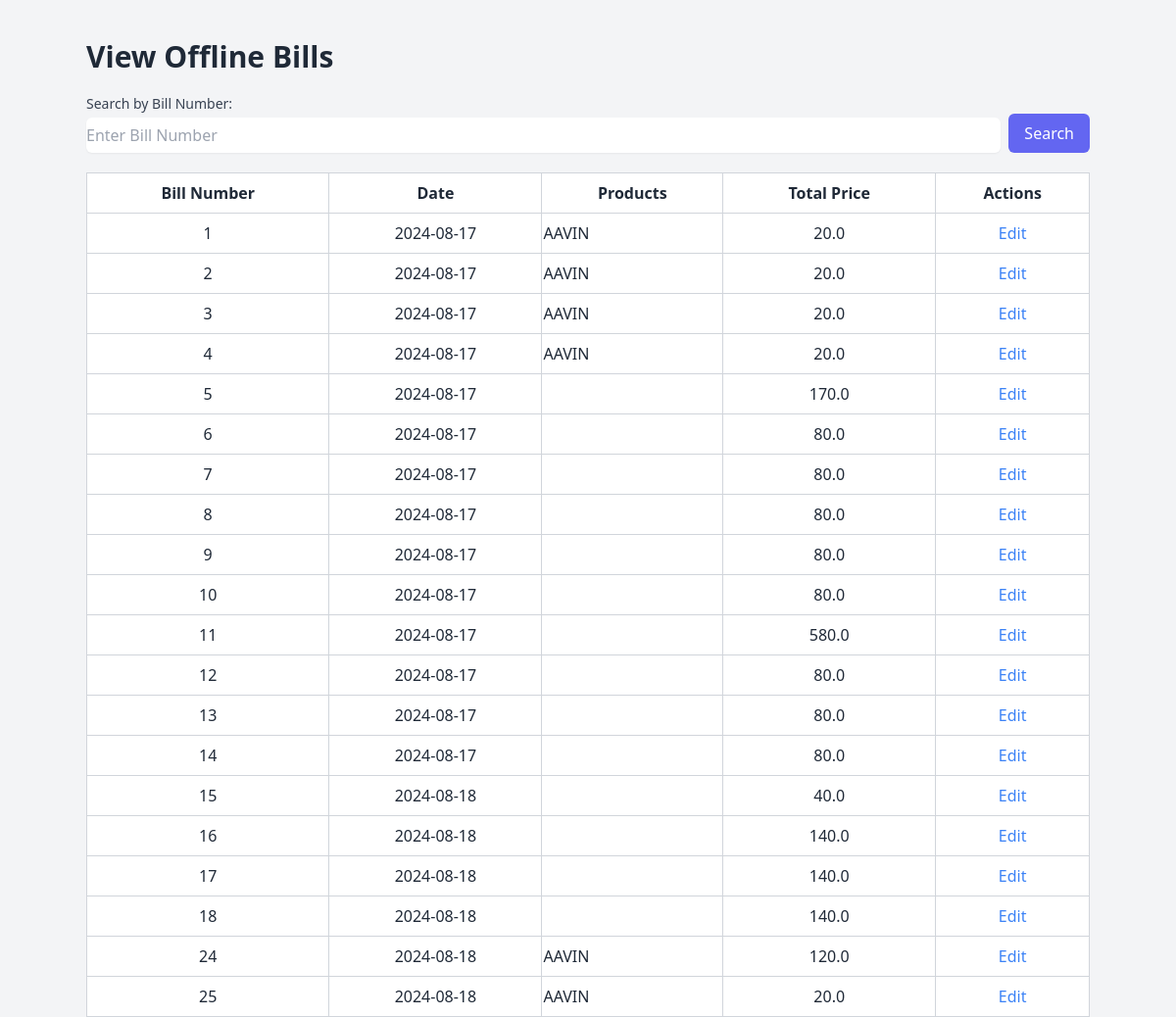
Before: /view_offline_bills (signed in) with the older database file.
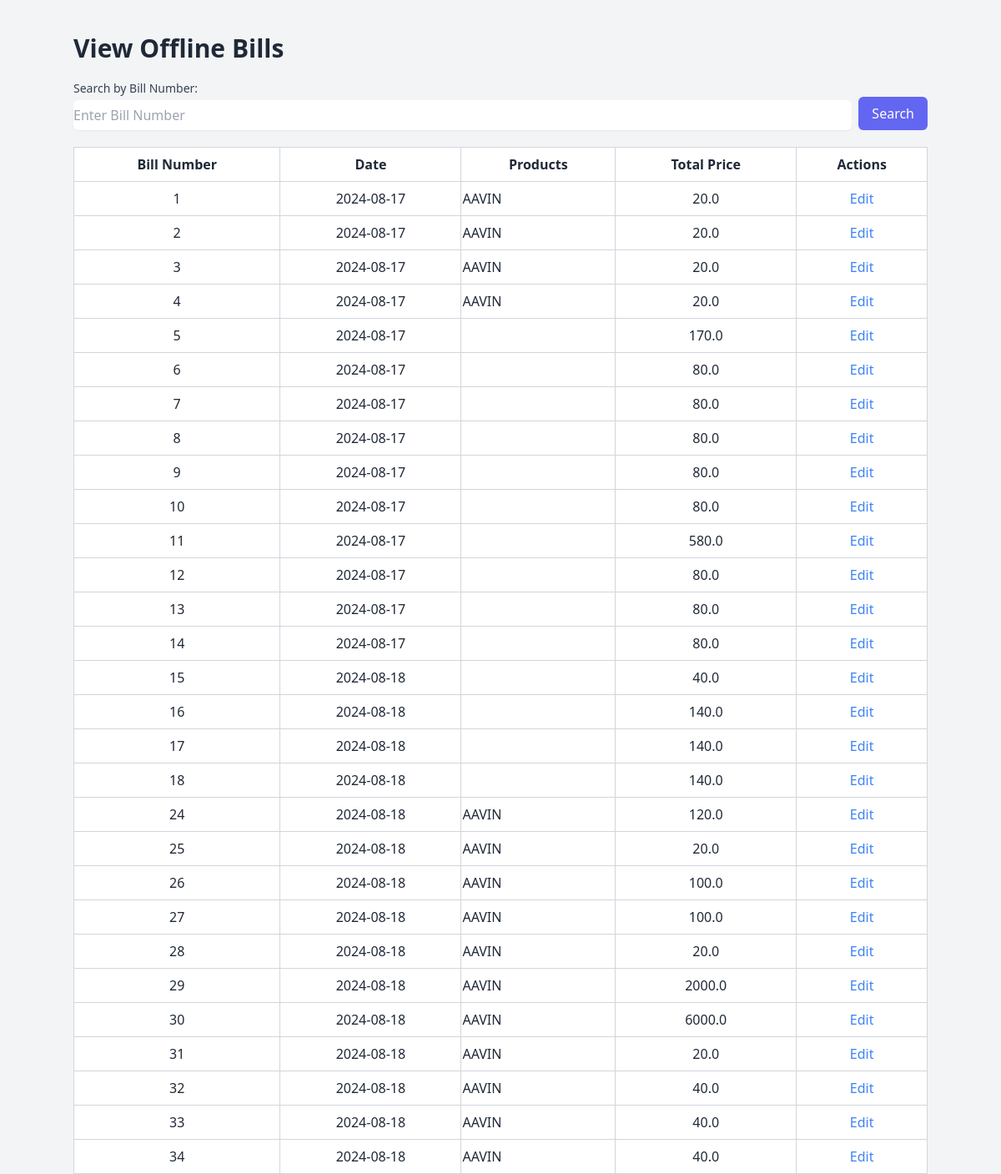
After: the same page with the newer database file.
### models.py (models this page shows, shortened)
class TransactionRecord(db.Model):
    id = db.Column(db.Integer, primary_key=True)
    bill_no = db.Column(db.Integer, unique=True, nullable=False)
    date = db.Column(db.Date, nullable=False, default=datetime.utcnow)
    total_price = db.Column(db.Float, nullable=False)
    billing_mode = db.Column(db.String(10), nullable=False)  # New field to store 'online' or 'offline'
    organisation_id = db.Column(db.Integer, db.ForeignKey('organisation.id'), nullable=False)
    customer_id = db.Column(db.Integer, db.ForeignKey('customer.id'), nullable=True)  # Allow null if no customer info
    items = db.relationship('TransactionItem', backref='transaction', lazy=True)
    customer = db.relationship('Customer', backref='transaction_records')

class TransactionItem(db.Model):
    id = db.Column(db.Integer, primary_key=True)
    transaction_id = db.Column(db.Integer, db.ForeignKey('transaction_record.id'), nullable=False)
    product_id = db.Column(db.Integer, db.ForeignKey('product.id'), nullable=False)
    quantity = db.Column(db.Integer, nullable=False)
    total_price = db.Column(db.Float, nullable=False)

class Product(db.Model):
    id = db.Column(db.Integer, primary_key=True)
    name = db.Column(db.String(100), nullable=False)
    SKU = db.Column(db.String(50), nullable=False)
    net_price = db.Column(db.Float, nullable=False)
    selling_price = db.Column(db.Float, nullable=False)
    quantity = db.Column(db.Integer, nullable=False)
    seller = db.Column(db.String(100), nullable=False)
    organisation_id = db.Column(db.Integer, db.ForeignKey('organisation.id'), nullable=False)
    category_id = db.Column(db.Integer, db.ForeignKey('product_category.id'), nullable=True)  # Allow null if category not mandatory
    inventory = db.relationship('Inventory', backref='product', lazy=True)

### blueprints/billing.py (the view)
@billing_bp.route('/view_offline_bills')
def view_offline_bills():
    organisation_id = session.get('organisation_id')
    if not organisation_id:
        flash('User is not logged in!', 'danger')
        return redirect(url_for('auth.login'))
    bills = TransactionRecord.query.filter_by(organisation_id=organisation_id, billing_mode='offline').all()
    bill_items = db.session.query(
        TransactionItem,
        Product.name.label('product_name'),
        Product.SKU.label('product_sku')
    ).join(Product, TransactionItem.product_id == Product.id).all()
    bill_items_dict = {}
    for item in bill_items:
        if item.TransactionItem.transaction_id not in bill_items_dict:
            bill_items_dict[item.TransactionItem.transaction_id] = []
        bill_items_dict[item.TransactionItem.transaction_id].append(item)
    return render_template('view_offline_bills.html', bills=bills, bill_items_dict=bill_items_dict)

### templates/view_offline_bills.html (shortened to what this page needs)
<!DOCTYPE html>
<html lang="en">
<head>
    <link href="https://cdn.jsdelivr.net/npm/tailwindcss@2.2.19/dist/tailwind.min.css" rel="stylesheet">
</head>
<body class="bg-gray-100 text-gray-800">
    <div class="container mx-auto mt-10">
        <h1 class="text-3xl font-bold mb-5">View Offline Bills</h1>
        <form method="GET" action="{{ url_for('billing.search_offline_bill') }}" class="mb-5">
            <label for="bill_no" class="block text-sm font-medium text-gray-700">Search by Bill Number:</label>
            <div class="flex">
                <input type="text" name="bill_no" id="bill_no" class="mt-1 block w-full rounded-md border-gray-300 shadow-sm" placeholder="Enter Bill Number" required>
                <button type="submit" class="ml-2 bg-indigo-500 text-white px-4 py-2 rounded-md">Search</button>
            </div>
        </form>
        <table class="min-w-full bg-white border-collapse">
            <thead>
                <tr>
                    <th class="py-2 border border-gray-300">Bill Number</th>
                    <th class="py-2 border border-gray-300">Date</th>
                    <th class="py-2 border border-gray-300">Products</th>
                    <th class="py-2 border border-gray-300">Total Price</th>
                    <th class="py-2 border border-gray-300">Actions</th>
                </tr>
            </thead>
            <tbody>
                {% if bills %}
                    {% for bill in bills %}
                    <tr>
                        <td class="py-2 text-center border border-gray-300">{{ bill.bill_no }}</td>
                        <td class="py-2 text-center border border-gray-300">{{ bill.date }}</td>
                        <td class="py-2 border border-gray-300">
                            <ul>
                                {% for item in bill_items_dict[bill.id] %}
                                <li>
                                    {{ item.product_name }}
                                </li>
                                {% endfor %}
                            </ul>
                        </td>
                        <td class="py-2 text-center border border-gray-300">{{ bill.total_price }}</td>
                        <td class="py-2 text-center border border-gray-300">
                            <a href="{{ url_for('billing.edit_offline_bill', bill_id=bill.id) }}" class="text-blue-500">Edit</a>
                        </td>
                    </tr>
                    {% endfor %}
                {% else %}
                    <tr>
                        <td colspan="5" class="py-2 text-center border border-gray-300">No bills found.</td>
                    </tr>
                {% endif %}
            </tbody>
        </table>
    </div>
</body>
</html>

Changed rows visible on the page:
added TransactionRecord: bill_no "26", date "2024-08-18", total_price "100.0"
added TransactionItem: product_name "AAVIN", shown under "26"
added TransactionRecord: bill_no "27", date "2024-08-18", total_price "100.0"
added TransactionItem: product_name "AAVIN", shown under "27"
added TransactionRecord: bill_no "28", date "2024-08-18", total_price "20.0"
added TransactionItem: product_name "AAVIN", shown under "28"
added TransactionRecord: bill_no "29", date "2024-08-18", total_price "2000.0"
added TransactionItem: product_name "AAVIN", shown under "29"
added TransactionRecord: bill_no "30", date "2024-08-18", total_price "6000.0"
added TransactionItem: product_name "AAVIN", shown under "30"
added TransactionRecord: bill_no "31", date "2024-08-18", total_price "20.0"
added TransactionItem: product_name "AAVIN", shown under "31"
added TransactionRecord: bill_no "32", date "2024-08-18", total_price "40.0"
added TransactionItem: product_name "AAVIN", shown under "32"
added TransactionRecord: bill_no "33", date "2024-08-18", total_price "40.0"
added TransactionItem: product_name "AAVIN", shown under "33"
added TransactionRecord: bill_no "34", date "2024-08-18", total_price "40.0"
added TransactionItem: product_name "AAVIN", shown under "34"
